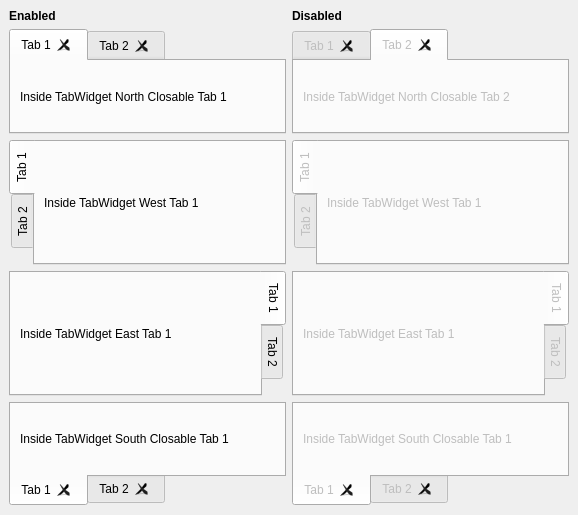
<?xml version="1.0" encoding="UTF-8"?>
<ui version="4.0">
 <class>DockWidget</class>
 <widget class="QDockWidget" name="DockWidget">
  <property name="geometry">
   <rect>
    <x>0</x>
    <y>0</y>
    <width>578</width>
    <height>515</height>
   </rect>
  </property>
  <property name="windowTitle">
   <string>Containers - Tabs</string>
  </property>
  <widget class="QWidget" name="dockWidgetContents">
   <layout class="QGridLayout" name="gridLayout_5">
    <item row="0" column="0">
     <widget class="QLabel" name="label_5">
      <property name="font">
       <font>
        <weight>75</weight>
        <bold>true</bold>
       </font>
      </property>
      <property name="text">
       <string>Enabled</string>
      </property>
     </widget>
    </item>
    <item row="0" column="1">
     <widget class="QLabel" name="label_6">
      <property name="font">
       <font>
        <weight>75</weight>
        <bold>true</bold>
       </font>
      </property>
      <property name="text">
       <string>Disabled</string>
      </property>
     </widget>
    </item>
    <item row="1" column="0">
     <widget class="QTabWidget" name="tabWidgetNorth">
      <property name="currentIndex">
       <number>0</number>
      </property>
      <property name="documentMode">
       <bool>false</bool>
      </property>
      <property name="tabsClosable">
       <bool>true</bool>
      </property>
      <widget class="QWidget" name="tab_7">
       <attribute name="title">
        <string>Tab 1</string>
       </attribute>
       <layout class="QGridLayout" name="gridLayout_8">
        <item row="0" column="0">
         <widget class="QLabel" name="label_52">
          <property name="text">
           <string>Inside TabWidget North Closable Tab 1</string>
          </property>
         </widget>
        </item>
       </layout>
      </widget>
      <widget class="QWidget" name="tab_8">
       <attribute name="title">
        <string>Tab 2</string>
       </attribute>
       <layout class="QGridLayout" name="gridLayout_4">
        <item row="0" column="0">
         <widget class="QLabel" name="label_48">
          <property name="text">
           <string>Inside TabWidget North Closable Tab 2</string>
          </property>
         </widget>
        </item>
       </layout>
      </widget>
     </widget>
    </item>
    <item row="1" column="1">
     <widget class="QTabWidget" name="tabWidgetNorth_2">
      <property name="enabled">
       <bool>false</bool>
      </property>
      <property name="currentIndex">
       <number>1</number>
      </property>
      <property name="documentMode">
       <bool>false</bool>
      </property>
      <property name="tabsClosable">
       <bool>true</bool>
      </property>
      <widget class="QWidget" name="tab_9">
       <attribute name="title">
        <string>Tab 1</string>
       </attribute>
       <layout class="QGridLayout" name="gridLayout_10">
        <item row="0" column="0">
         <widget class="QLabel" name="label_53">
          <property name="text">
           <string>Inside TabWidget North Closable Tab 1</string>
          </property>
         </widget>
        </item>
       </layout>
      </widget>
      <widget class="QWidget" name="tab_10">
       <attribute name="title">
        <string>Tab 2</string>
       </attribute>
       <layout class="QGridLayout" name="gridLayout_19">
        <item row="0" column="0">
         <widget class="QLabel" name="label_49">
          <property name="text">
           <string>Inside TabWidget North Closable Tab 2</string>
          </property>
         </widget>
        </item>
       </layout>
      </widget>
     </widget>
    </item>
    <item row="2" column="0">
     <widget class="QTabWidget" name="tabWidgetWest">
      <property name="tabPosition">
       <enum>QTabWidget::West</enum>
      </property>
      <property name="currentIndex">
       <number>0</number>
      </property>
      <widget class="QWidget" name="tab_5">
       <attribute name="title">
        <string>Tab 1</string>
       </attribute>
       <layout class="QGridLayout" name="gridLayout_3">
        <item row="0" column="0">
         <widget class="QLabel" name="label_39">
          <property name="text">
           <string>Inside TabWidget West Tab 1</string>
          </property>
         </widget>
        </item>
       </layout>
      </widget>
      <widget class="QWidget" name="tab_6">
       <attribute name="title">
        <string>Tab 2</string>
       </attribute>
       <layout class="QGridLayout" name="gridLayout_9">
        <item row="0" column="0">
         <widget class="QLabel" name="label_54">
          <property name="text">
           <string>Inside TabWidget West Tab 2</string>
          </property>
         </widget>
        </item>
       </layout>
      </widget>
     </widget>
    </item>
    <item row="2" column="1">
     <widget class="QTabWidget" name="tabWidgetWest_2">
      <property name="enabled">
       <bool>false</bool>
      </property>
      <property name="tabPosition">
       <enum>QTabWidget::West</enum>
      </property>
      <property name="currentIndex">
       <number>0</number>
      </property>
      <widget class="QWidget" name="tab_11">
       <attribute name="title">
        <string>Tab 1</string>
       </attribute>
       <layout class="QGridLayout" name="gridLayout_20">
        <item row="0" column="0">
         <widget class="QLabel" name="label_50">
          <property name="text">
           <string>Inside TabWidget West Tab 1</string>
          </property>
         </widget>
        </item>
       </layout>
      </widget>
      <widget class="QWidget" name="tab_12">
       <attribute name="title">
        <string>Tab 2</string>
       </attribute>
       <layout class="QGridLayout" name="gridLayout_21">
        <item row="0" column="0">
         <widget class="QLabel" name="label_72">
          <property name="text">
           <string>Inside TabWidget West Tab 2</string>
          </property>
         </widget>
        </item>
       </layout>
      </widget>
     </widget>
    </item>
    <item row="3" column="0">
     <widget class="QTabWidget" name="tabWidgetEast">
      <property name="tabPosition">
       <enum>QTabWidget::East</enum>
      </property>
      <property name="currentIndex">
       <number>0</number>
      </property>
      <widget class="QWidget" name="tab_3">
       <attribute name="title">
        <string>Tab 1</string>
       </attribute>
       <layout class="QGridLayout" name="gridLayout_2">
        <item row="0" column="0">
         <widget class="QLabel" name="label_38">
          <property name="text">
           <string>Inside TabWidget East Tab 1</string>
          </property>
         </widget>
        </item>
       </layout>
      </widget>
      <widget class="QWidget" name="tab_4">
       <attribute name="title">
        <string>Tab 2</string>
       </attribute>
       <layout class="QGridLayout" name="gridLayout_11">
        <item row="0" column="0">
         <widget class="QLabel" name="label_55">
          <property name="text">
           <string>Inside TabWidget East Tab 2</string>
          </property>
         </widget>
        </item>
       </layout>
      </widget>
     </widget>
    </item>
    <item row="3" column="1">
     <widget class="QTabWidget" name="tabWidgetEast_2">
      <property name="enabled">
       <bool>false</bool>
      </property>
      <property name="tabPosition">
       <enum>QTabWidget::East</enum>
      </property>
      <property name="currentIndex">
       <number>0</number>
      </property>
      <widget class="QWidget" name="tab_13">
       <attribute name="title">
        <string>Tab 1</string>
       </attribute>
       <layout class="QGridLayout" name="gridLayout_22">
        <item row="0" column="0">
         <widget class="QLabel" name="label_51">
          <property name="text">
           <string>Inside TabWidget East Tab 1</string>
          </property>
         </widget>
        </item>
       </layout>
      </widget>
      <widget class="QWidget" name="tab_14">
       <attribute name="title">
        <string>Tab 2</string>
       </attribute>
       <layout class="QGridLayout" name="gridLayout_30">
        <item row="0" column="0">
         <widget class="QLabel" name="label_73">
          <property name="text">
           <string>Inside TabWidget East Tab 2</string>
          </property>
         </widget>
        </item>
       </layout>
      </widget>
     </widget>
    </item>
    <item row="4" column="0">
     <widget class="QTabWidget" name="tabWidgetSouth">
      <property name="tabPosition">
       <enum>QTabWidget::South</enum>
      </property>
      <property name="currentIndex">
       <number>0</number>
      </property>
      <property name="tabsClosable">
       <bool>true</bool>
      </property>
      <widget class="QWidget" name="tab">
       <attribute name="title">
        <string>Tab 1</string>
       </attribute>
       <layout class="QGridLayout" name="gridLayout">
        <item row="0" column="0">
         <widget class="QLabel" name="label_34">
          <property name="text">
           <string>Inside TabWidget South Closable Tab 1</string>
          </property>
         </widget>
        </item>
       </layout>
      </widget>
      <widget class="QWidget" name="tab_2">
       <attribute name="title">
        <string>Tab 2</string>
       </attribute>
       <layout class="QGridLayout" name="gridLayout_18">
        <item row="0" column="0">
         <widget class="QLabel" name="label_62">
          <property name="text">
           <string>Inside TabWidget South Closable Tab 2</string>
          </property>
         </widget>
        </item>
       </layout>
      </widget>
     </widget>
    </item>
    <item row="4" column="1">
     <widget class="QTabWidget" name="tabWidgetSouth_2">
      <property name="enabled">
       <bool>false</bool>
      </property>
      <property name="tabPosition">
       <enum>QTabWidget::South</enum>
      </property>
      <property name="currentIndex">
       <number>0</number>
      </property>
      <property name="tabsClosable">
       <bool>true</bool>
      </property>
      <widget class="QWidget" name="tab_15">
       <attribute name="title">
        <string>Tab 1</string>
       </attribute>
       <layout class="QGridLayout" name="gridLayout_31">
        <item row="0" column="0">
         <widget class="QLabel" name="label_35">
          <property name="text">
           <string>Inside TabWidget South Closable Tab 1</string>
          </property>
         </widget>
        </item>
       </layout>
      </widget>
      <widget class="QWidget" name="tab_16">
       <attribute name="title">
        <string>Tab 2</string>
       </attribute>
       <layout class="QGridLayout" name="gridLayout_32">
        <item row="0" column="0">
         <widget class="QLabel" name="label_74">
          <property name="text">
           <string>Inside TabWidget South Closable Tab 2</string>
          </property>
         </widget>
        </item>
       </layout>
      </widget>
     </widget>
    </item>
   </layout>
  </widget>
 </widget>
 <resources/>
 <connections/>
</ui>
